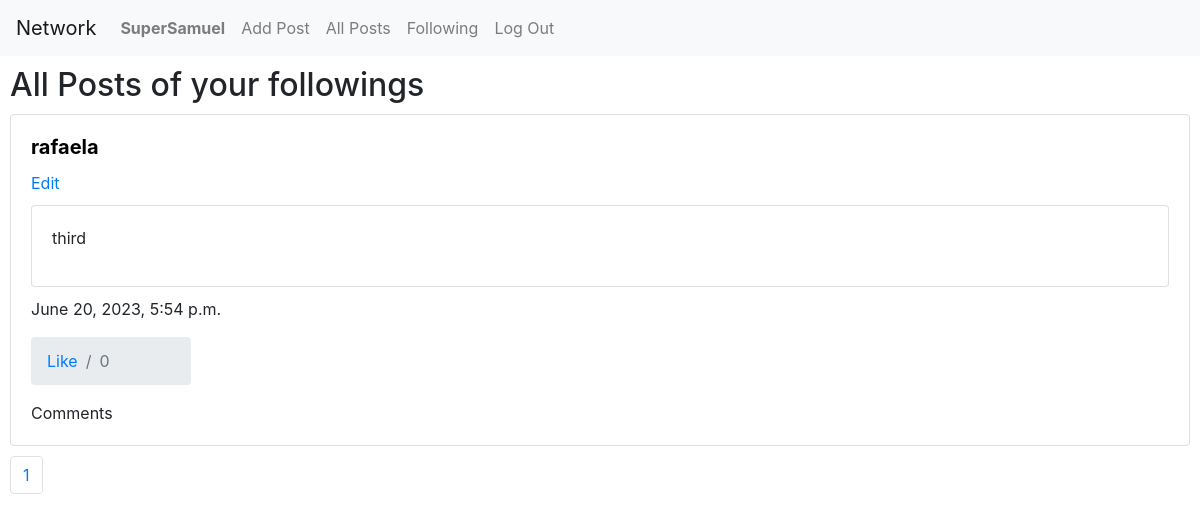
/followings (signed in), run on the app's committed database.
### network/models.py (models this page shows, shortened)
class User(AbstractUser):
    pass

class Posts(models.Model):
    posted_date = models.DateTimeField("Posted date", auto_now_add=True)
    last_update = models.DateTimeField("Last update", auto_now=True)
    content = models.TextField("Post content")
    author = models.ForeignKey(User, on_delete=models.CASCADE)
    likes = models.ManyToManyField(User, blank=True, related_name="liked")

### network/views.py (the view)
# urls.py: path("followings", views.followings, name="followings"),
def followings(request):
    user = User.objects.get(pk=request.user.id)
    followings = [following.user for following in user.following.all()]
    posts = Posts.objects.filter(author__in=followings).order_by('-posted_date')
    posts, nums = paginate_posts(request, posts)
    return render(request, "network/following.html", {
        "following": followings,
        'posts': posts,
        "nums": nums
    })

### network/views.py (called while the page is built)
def paginate_posts(request, all_posts):
    p = Paginator(all_posts, 5)
    page = request.GET.get('page')
    posts = p.get_page(page)
    nums = "a" * posts.paginator.num_pages
    return  posts, nums

### network/templates/network/following.html
{% extends "network/layout.html" %}
{% block body %}
    {% if user.is_authenticated %}
        <h2>All Posts of your followings</h2>
        {% include "network/render_posts.html" with posts=posts %}
        {% include "network/pagination.html" with posts=posts nums=nums %}
    {% else %}
        <h1>Sorry, you must be authenticated to see this view...</h1>
        <a href="{% url 'login' %}">Login here</a>
    {% endif %}
{% endblock %}

### network/templates/network/layout.html (shortened to what this page needs)
{% load static %}
<!DOCTYPE html>
<html lang="en">
    <head>
        <link rel="stylesheet" href="https://stackpath.bootstrapcdn.com/bootstrap/4.4.1/css/bootstrap.min.css">
        <link href="{% static 'network/styles.css' %}" rel="stylesheet">
    </head>
    <body>
        <nav class="navbar navbar-expand-lg navbar-light bg-light">
            <a class="navbar-brand" href="#">Network</a>
            <div>
              <ul class="navbar-nav mr-auto">
                {% if user.is_authenticated %}
                    <li class="nav-item">
                        <a class="nav-link" href="{% url 'user_profile' request.user.id %}"><strong>{{ request.user.username }}</strong></a>
                    </li>
                    <li class="nav-item">
                        <a class="nav-link" href="{% url 'add_post' %}">Add Post</a>
                    </li>
                {% endif %}
                <li class="nav-item">
                  <a class="nav-link" href="{% url 'all_posts' %}">All Posts</a>
                </li>
                {% if user.is_authenticated %}
                    <li class="nav-item">
                        <a class="nav-link" href="{% url 'followings' %}">Following</a>
                    </li>
                    <li class="nav-item">
                        <a class="nav-link" href="{% url 'logout' %}">Log Out</a>
                    </li>
                {% endif %}
              </ul>
            </div>
          </nav>
        <div class="body">
            {% block body %}
            {% endblock %}
        </div>
    </body>
</html>

### network/templates/network/render_posts.html
{% for post in posts %}
<div class="card">
    <div class="card-body">
        <h5 class="card-title">
            <a href="{% url 'user_profile' post.author.id %}" style="color: black">
                <Strong>{{ post.author }}</Strong>
            </a>
        </h5>
        <a href="{% url 'edit_post' post.id %}">Edit</a>
        <div class="card">
            <p class="card-body">{{ post.content }}</p>
        </div>
        <p class="card-text">{{ post.posted_date }}</p>
        <nav aria-label="breadcrumb" style="width: 10rem">
            <ol class="breadcrumb">
              {% if request.user in post.likes.all %}
                <li class="breadcrumb-item like-button"><a href="{% url 'like_deslike_post' post.id %}" data-id="{{ post.id }}">deslike</a></li>
              {% else %}
                <li class="breadcrumb-item like-button"><a href="{% url 'like_deslike_post' post.id %}" data-id="{{ post.id }}">Like</a></li>
              {% endif %}
              <li class="breadcrumb-item active" aria-current="page">{{ post.likes.count }}</li>
            </ol>
          </nav>
        <p class="card-text">Comments</p>
    </div>
</div>
{% empty %}
    No Post available
{% endfor %}

### network/static/network/styles.css (style rules this page uses)
.body { margin: 10px; }
.card { margin: 10px 0px; }

### data on the page
User: user.username "SuperSamuel"
Posts: author "rafaela", content "third", posted_date "June 20, 2023, 5:54 p.m.", likes.count "0"
